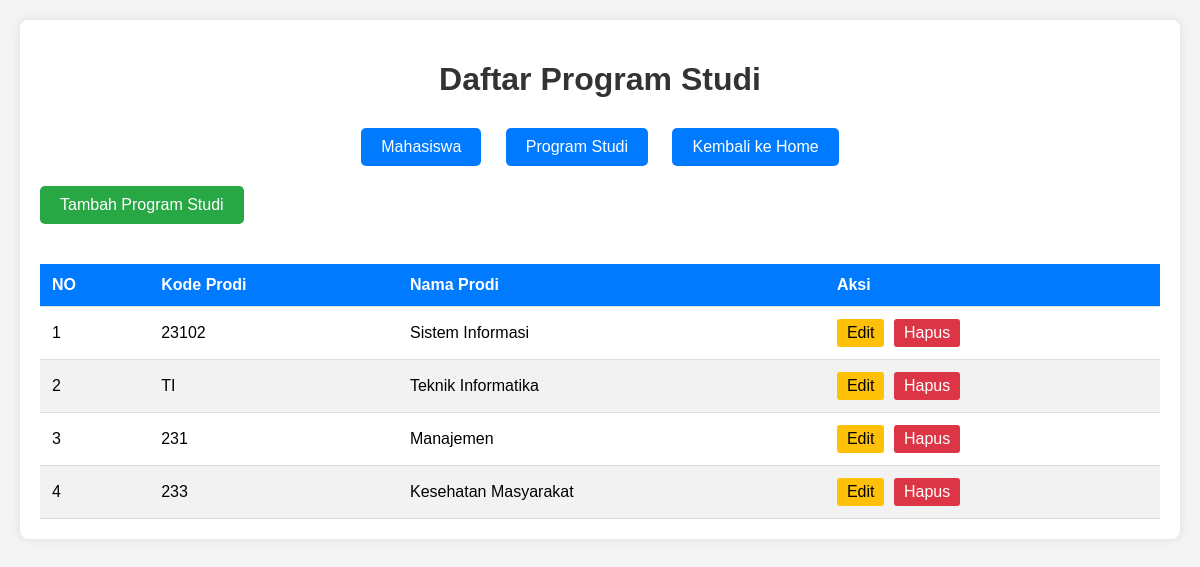
Page /index.php/prodi on the committed database.
### tables this page shows
CREATE TABLE `prodi` (
  `id_prodi` int NOT NULL,
  `kode_prodi` varchar(10) NOT NULL,
  `nama_prodi` varchar(255) NOT NULL
);

### application/controllers/Prodi.php (called while the page is built, shortened)
<?php
class Prodi extends CI_Controller
{
    public function __construct()
    {
        $this->load->model('Prodi_model');
    }
    public function index()
    {
        $data['prodi'] = $this->Prodi_model->lihatData();
        $this->load->view('prodi_view', $data);
    }
}

### index.php (called while the page is built, shortened)
<?php
require_once BASEPATH.'core/CodeIgniter.php';

### application/models/Prodi_model.php (called while the page is built, shortened)
<?php
class Prodi_model extends CI_Model
{
    public function lihatData()
    {
        return $this->db->get('prodi')->result();
    }
}

### application/views/Prodi_view.php (the view, shortened to what this page needs)
<!DOCTYPE html>
<html lang="en">
<head>
</head>
<body>
    <div class="container">
        <h1>Daftar Program Studi</h1>
        <div class="nav">
            <a href="<?php echo site_url('mahasiswa') ?>">Mahasiswa</a>
            <a href="<?php echo site_url('prodi') ?>">Program Studi</a>
            <a href="<?php echo site_url('welcome') ?>" class="btn-back">Kembali ke Home</a>
        </div>
        <a href="<?php echo site_url('prodi/tambah') ?>" class="btn-add">Tambah Program Studi</a>
        <table>
            <thead>
                <tr>
                    <th>NO</th>
                    <th>Kode Prodi</th>
                    <th>Nama Prodi</th>
                    <th>Aksi</th>
                </tr>
            </thead>
            <tbody>
                <?php
                $no = 1;
                foreach ($prodi as $row) { ?>
                    <tr>
                        <td><?php echo $no++ ?></td>
                        <td><?php echo $row->kode_prodi ?></td>
                        <td><?php echo $row->nama_prodi ?></td>
                        <td>
                            <a href="<?php echo site_url('prodi/edit/' . $row->id_prodi) ?>" class="btn-edit">Edit</a>
                            <a href="<?php echo site_url('prodi/hapus/' . $row->id_prodi) ?>" class="btn-delete" onclick="return confirm('Apakah Anda yakin ingin menghapus data ini?')">Hapus</a>
                        </td>
                    </tr>
                <?php
                }
                ?>
            </tbody>
        </table>
    </div>
</body>
</html>

### application/views/Prodi_view.php (style rules this page uses)
body { font-family: Arial, sans-serif; background-color: #f4f4f4; margin: 0; padding: 20px; }
.container { max-width: 1200px; margin: 0 auto; background-color: white; padding: 20px; border-radius: 8px; box-shadow: 0 0 10px rgba(0,0,0,0.1); }
h1 { color: #333; text-align: center; margin-bottom: 30px; }
.nav { text-align: center; margin-bottom: 20px; }
.nav a { display: inline-block; margin: 0 10px; padding: 10px 20px; background-color: #007bff; color: white; text-decoration: none; border-radius: 5px; transition: background-color 0.3s; }
.btn-add { display: inline-block; padding: 10px 20px; background-color: #28a745; color: white; text-decoration: none; border-radius: 5px; margin-bottom: 20px; transition: background-color 0.3s; }
table { width: 100%; border-collapse: collapse; margin-top: 20px; }
th, td { padding: 12px; text-align: left; border-bottom: 1px solid #ddd; }
th { background-color: #007bff; color: white; }
tr:nth-child(even) { background-color: #f2f2f2; }
.btn-edit { display: inline-block; padding: 5px 10px; background-color: #ffc107; color: black; text-decoration: none; border-radius: 3px; margin-right: 5px; transition: background-color 0.3s; }
.btn-delete { display: inline-block; padding: 5px 10px; background-color: #dc3545; color: white; text-decoration: none; border-radius: 3px; transition: background-color 0.3s; }

### rows in the picture
prodi: kode_prodi "23102", nama_prodi "Sistem Informasi"
prodi: kode_prodi "TI", nama_prodi "Teknik Informatika"
prodi: kode_prodi "231", nama_prodi "Manajemen"
prodi: kode_prodi "233", nama_prodi "Kesehatan Masyarakat"
